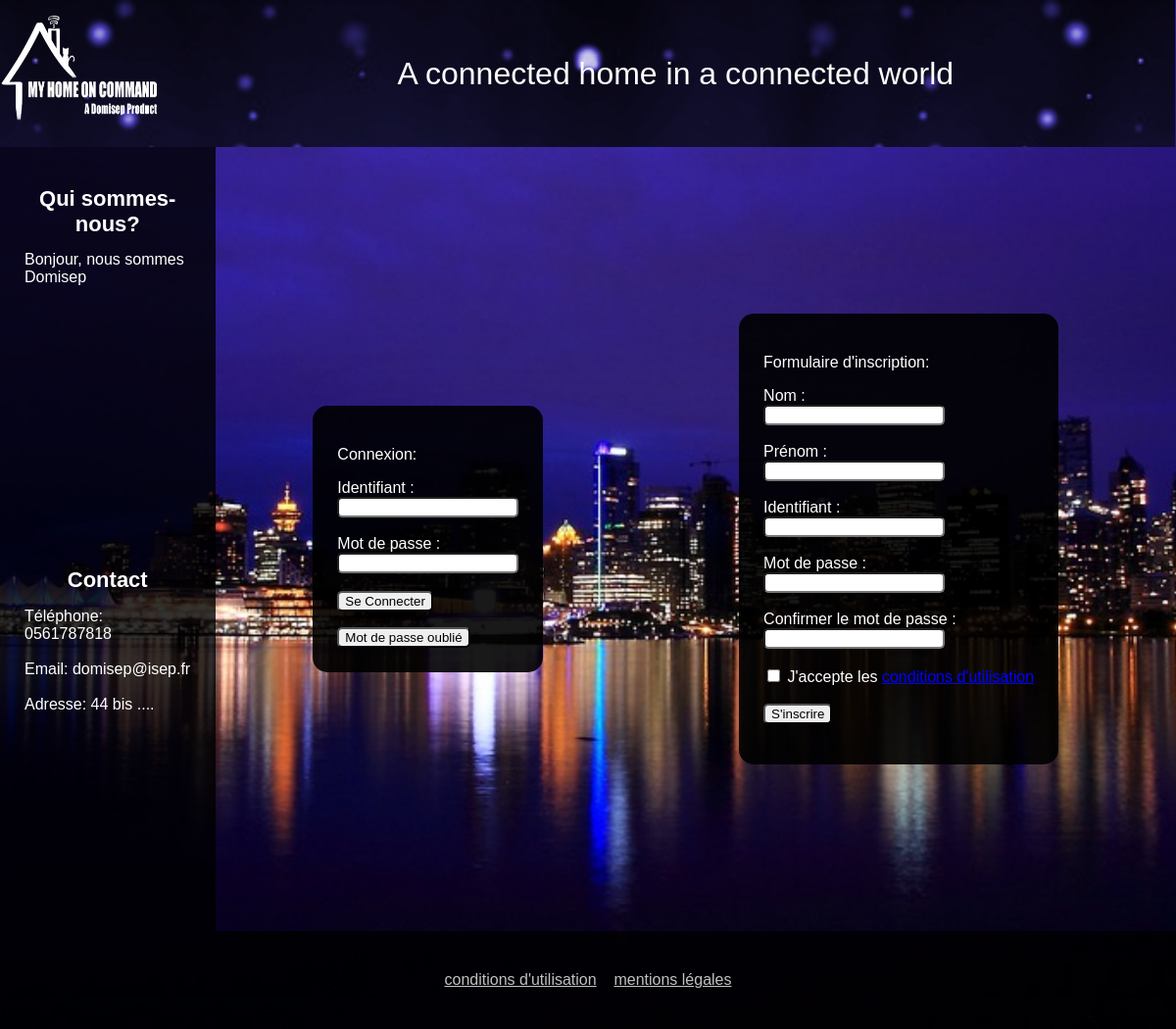
Page /MyHomeOnCommand/index.php?page=accueil on the committed database.
### tables this page shows
CREATE TABLE IF NOT EXISTS `slogan` (
  `id_slogan` int(11) NOT NULL AUTO_INCREMENT,
  `contenu_slogan` text,
  PRIMARY KEY (`id_slogan`)
);

CREATE TABLE IF NOT EXISTS `presentation` (
  `id_presentation` int(11) NOT NULL AUTO_INCREMENT,
  `contenu_presentation` text,
  PRIMARY KEY (`id_presentation`)
);

CREATE TABLE IF NOT EXISTS `contact` (
  `id_contact` int(11) NOT NULL AUTO_INCREMENT,
  `telephone_contact` text,
  `email_contact` text,
  `adresse_contact` text,
  PRIMARY KEY (`id_contact`)
);

### MyHomeOnCommand/controleur/controleurRoute.php (called while the page is built, shortened)
<?php
function afficheAccueil()
{
    require_once('vue/accueil.php');
}

### MyHomeOnCommand/modele/modeleAccueil.php (called while the page is built, shortened)
<?php
class Connection
{
    protected function dbConnect()
    {
        try
        {
            $db = new PDO('mysql:host=localhost;dbname=myhomeoncommand;charset=utf8', 'root', '');
        }
        catch (Exception $e)
        {
                        die('Erreur : ' . $e->getMessage());
        }
        return $db;
    }
}
class InscriptionUtilisateur extends Connection
{
     public function getSlogan()
    {
        $db=$this->dbConnect();
        $req = $db->query('SELECT contenu_slogan FROM slogan');
        return $req;
     }
	public function getPres()
    {
        $db=$this->dbConnect();
        $req = $db->query('SELECT contenu_presentation FROM presentation');
        return $req;
     }
	public function getTel()
    {
        $db=$this->dbConnect();
        $req = $db->query('SELECT telephone_contact FROM contact');
        return $req;
     }
        public function getMail()
    {
        $db=$this->dbConnect();
        $req = $db->query('SELECT email_contact FROM contact');
        return $req;
     }
        public function getAdresse()
    {
        $db=$this->dbConnect();
        $req = $db->query('SELECT adresse_contact FROM contact');
        return $req;
     }
}

### MyHomeOnCommand/controleur/controleurAccueil.php (called while the page is built, shortened)
<?php
function afficheslogan()
{
    $affiche=new InscriptionUtilisateur;
    $slogan =$affiche->getSlogan();
    $slogan=$slogan->fetch()[0];
    return $slogan;
}
function afficheTextPres()
{
    $affiche=new InscriptionUtilisateur;
    $pres =$affiche->getPres();
    $pres=$pres->fetch()[0];
    return $pres;
}
function afficheTextTel()
{
    $affiche=new InscriptionUtilisateur;
    $cond =$affiche->getTel();
    $cond=$cond->fetch()[0];
    return $cond;
}
function afficheTextMail()
{
    $affiche=new InscriptionUtilisateur;
    $cond =$affiche->getMail();
    $cond=$cond->fetch()[0];
    return $cond;
}
function afficheTextAdresse()
{
    $affiche=new InscriptionUtilisateur;
    $cond =$affiche->getAdresse();
    $cond=$cond->fetch()[0];
    return $cond;
}

### MyHomeOnCommand/vue/accueil.php (the view, shortened to what this page needs)
<!DOCTYPE html>
<html>
    <head>
        <link rel="stylesheet" href="css/styleGeneral.css" />
        <link rel="stylesheet" href="css/styleAccueil.css" />
        <link rel="stylesheet" href="css/styleHeaderFooter.css" />
    </head>
    <body>
        <?php include('vue/header.php');?>
        <div id="corps">
        <div id="barre_gauche_accueil">
            <div id="description_accueil">
                <h1>Qui sommes-nous?</h1>
                <?php
                    echo afficheTextPres();
                ?>
            </div>
            <div id="contact_accueil">
                <h1>Contact</h1>
                Téléphone:  <?php echo afficheTextTel() ?>
                <br><br>
                Email: <?php echo afficheTextMail() ?>
                <br><br>
                Adresse: <?php echo afficheTextAdresse() ?>
            </div>
        </div>
        <div id="partie_droite">
            <div class="formulaire">
                <div id="connexion">
                <form method="post" action="index.php?page=panneau">
                    <p>Connexion:</p>
                    <p>
                        <label for="login">Identifiant :</label>
                        <input type="text" id="login" name="login" required/>
                        <label for="mdp">Mot de passe :</label>
                        <input type="password" id="mdp" name="mdp" required/>
                        <input type="submit" value="Se Connecter" name="bouton_connexion" />
                    </p>
                </form>
                <div id="CorpTexte">
                        <button class="bouton_aff_modal" id="bouton_aff_modal" data-modal="modal1">Mot de passe oublié</button>
                </div>
            </div>
            </div>
            <div class="formulaire">
                <form id="inscription" name="inscription" method="post" action="index.php?page=inscription">
                    <p>Formulaire d'inscription:</p>
                    <p>
                        <label for="nom_inscription">Nom :</label>
                        <input type="text" id="nom_inscription" name="nom_inscription" onblur="verifNom(this)" required/>
                        <label for="prenom_inscription">Prénom :</label>
                        <input type="text" id="prenom_inscription" name="prenom_inscription" onblur="verifNom(this)" required/>
                        <label for="pseudo_inscription">Identifiant :</label>
                        <input type="text" id="pseudo_inscription" name="pseudo_inscription" onblur="verifNom(this)" required/>
                        <label for="mdp_inscription">Mot de passe :</label>
                        <input type="password" id="mdp_inscription" name="mdp_inscription" onblur="verifNom(this)" required/>
                        <label for="mdpconf_inscription">Confirmer le mot de passe :</label>
                        <input type="password" id="mdpconf_inscription" name="mdpconf_inscription" onblur="verifNom(this)" required/>
                        <input type="checkbox" name="checkconditions"required/>
                        <label for="checkconditions">J'accepte les <span id='myBtn' style='color:blue; text-decoration:underline;'>conditions d'utilisation</span></label>
                        <input type="submit" value="S'inscrire" name="bouton_inscription"/>
                    </p>
                </form>
            </div>
        </div>
    </div>
    <?php include('vue/footer.php');?>
    </body>
</html>

### MyHomeOnCommand/vue/header.php (shortened to what this page needs)
<div id="bandeau_accueil">
    <div id="logo"><a href="index.php?page=<?php if(isset($_SESSION['type'])){if($_SESSION['type']==3){echo "panneau";}if($_SESSION['type']==1){echo "adminPanneauClient";}}else{echo "accueil";} ?>" title="Accueil"><img id="imagelogo" src="images/logo.png" alt="Logo de MyHomeOnCommand" /></a></div>
        <div id="titre">
    <?php
        echo afficheslogan();
    ?>
    </div>
</div>
<div id='bandeau_invisible'></div>

### MyHomeOnCommand/css/styleGeneral.css (style rules this page uses)
body { margin:0px 0px 0px 0px; background: url("../images/ville.jpg") no-repeat center center fixed; background-size: cover; color:white; font-family: Arial; }
html,body { height: 100%; }

### MyHomeOnCommand/css/styleAccueil.css (style rules this page uses)
#corps { display: flex; min-height: 100%; }
#partie_droite { padding: 10px; width: 85%; display: flex; justify-content: space-around; }
.formulaire { padding: 5px; display: flex; justify-content: center; align-items: center; }
#inscription { background-color: rgba(0,0,0,0.9); padding: 25px; border-radius: 15px; margin: 20px; }
#connexion { background-color: rgba(0,0,0,0.9); padding: 25px; border-radius: 15px; }
input { border-radius:5px; }
#bouton_aff_modal { border-radius:5px; }
#barre_gauche_accueil { min-height: 100%; width: 15%; background-color: rgba(0,0,0,0.8); padding: 25px; }
#description_accueil { min-height: 50%; width: 100%; }
#contact_accueil { min-height: 50%; width: 100%; }
h1 { font-size:22px; text-align:center; }

### MyHomeOnCommand/css/styleHeaderFooter.css (style rules this page uses)
#bandeau_accueil { display:flex; height: 150px; width: 99.9%; background: url("../images/fondHeader.png") no-repeat center center fixed ; background-size: cover; background-color: rgba(105,104,189,1); position: fixed; z-index: 5; }
#logo { height: 100%; width: 15%; box-sizing: border-box; }
#imagelogo { width: 100%; height:100%; margin: 0; padding: 0; }
#titre { width: 85%; height: 100%; display: flex; color: white; justify-content: center; align-items: center; font-size: 2em; flex-direction: column; }
#bandeau_invisible { height: 150px; }

### rows in the picture
slogan: contenu_slogan "A connected home in a connected world"
presentation: contenu_presentation "Bonjour, nous sommes Domisep"
contact: telephone_contact "0561787818", email_contact "domisep@isep.fr", adresse_contact "44 bis ...."
